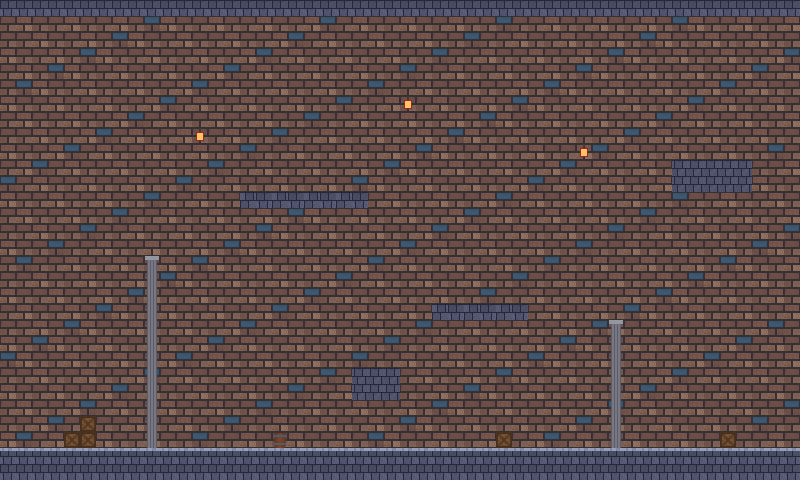

This game map was drawn from its Tiled (.tmx) file and the tilesets committed beside it. A one-line description and the trimmed map source follow:
An orthogonal 50x30 tile map with 16x16 px tiles, 3 tile layers (wall, solid, glow) and 5 objects (lantern 1, lantern 2, lantern 3, hanging, player).

<map version="1.10" tiledversion="1.11.0" orientation="orthogonal" renderorder="right-down" width="50" height="30" tilewidth="16" tileheight="16" infinite="0" backgroundcolor="#05050a" nextlayerid="5" nextobjectid="6">
 <properties>
  <property name="ambient" type="color" value="#ff2e3348" />
 </properties>
 <tileset firstgid="1" source="tiles.tsx" />
 <layer id="1" name="wall" width="50" height="30">
  <data>[1500 cells, 1500 non-empty, 3 distinct tile ids]</data>
 </layer>
 <layer id="2" name="solid" width="50" height="30">
  <properties>
   <property name="CastsShadows" type="bool" value="true" />
   <property name="IsCollidable" type="bool" value="true" />
  </properties>
  <data>[1500 cells, 206 non-empty, 8 distinct tile ids]</data>
 </layer>
 <layer id="3" name="glow" width="50" height="30">
  <properties>
   <property name="Emissive" type="float" value="1" />
  </properties>
  <data>[1500 cells, 3 non-empty, 1 distinct tile ids]</data>
 </layer>
 <objectgroup id="4" name="things">
  <object id="1" name="lantern 1" template="objects/lantern.tx" x="200" y="136">
   <properties>
    <property name="light_colour" type="color" value="#ffff5a40" />
   </properties>
  </object>
  <object id="2" name="lantern 2" template="objects/lantern.tx" x="408" y="104">
   <properties>
    <property name="light_colour" type="color" value="#ff5aff66" />
   </properties>
  </object>
  <object id="3" name="lantern 3" template="objects/lantern.tx" x="584" y="152">
   <properties>
    <property name="light_colour" type="color" value="#ff5a80ff" />
   </properties>
  </object>
  <object id="4" name="hanging" template="objects/spot.tx" x="400" y="20" />
  <object id="5" name="player" template="objects/spawn.tx" x="320" y="448" />
 </objectgroup>
</map>
